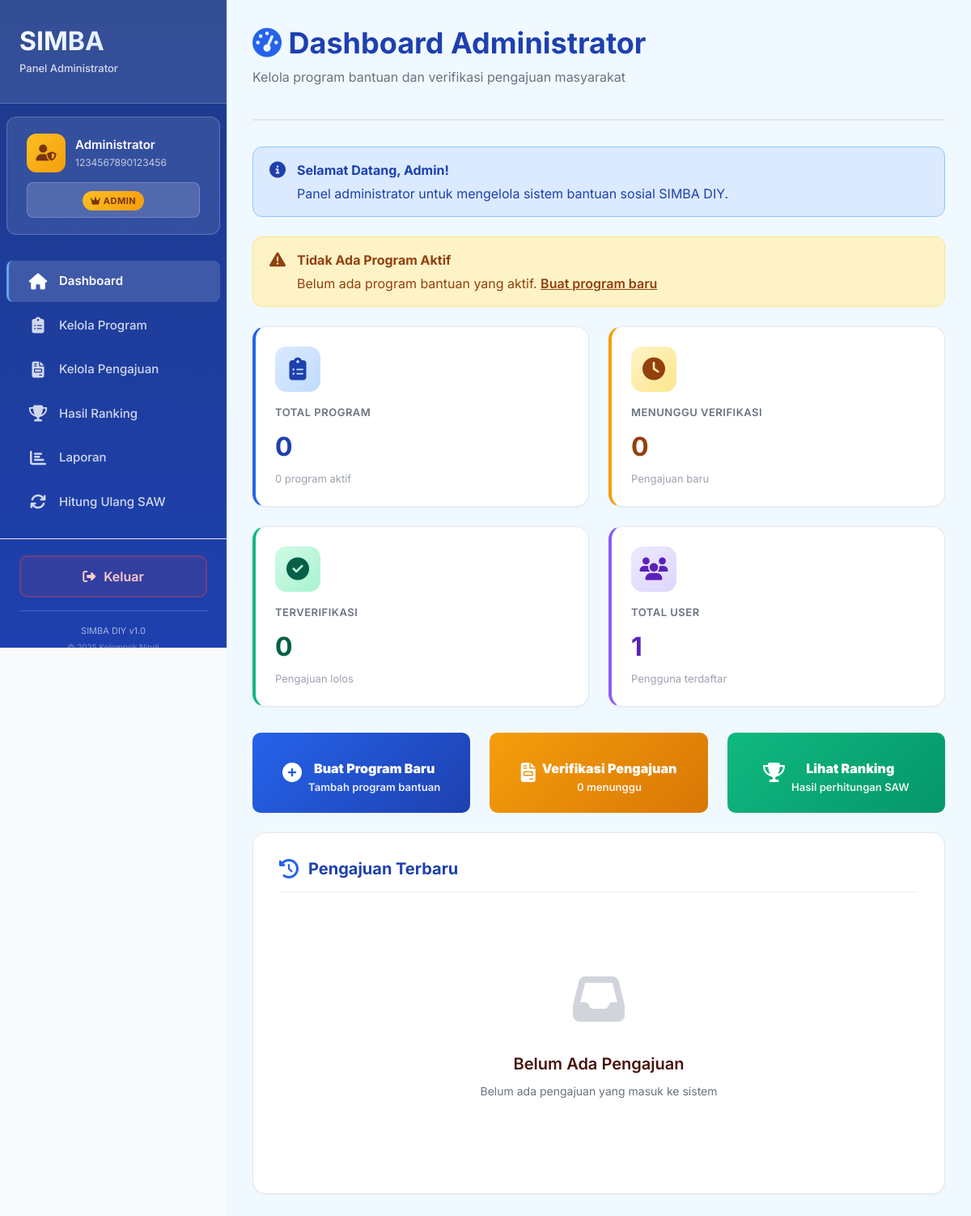
The app's page /admin/index.php (signed in), older data.
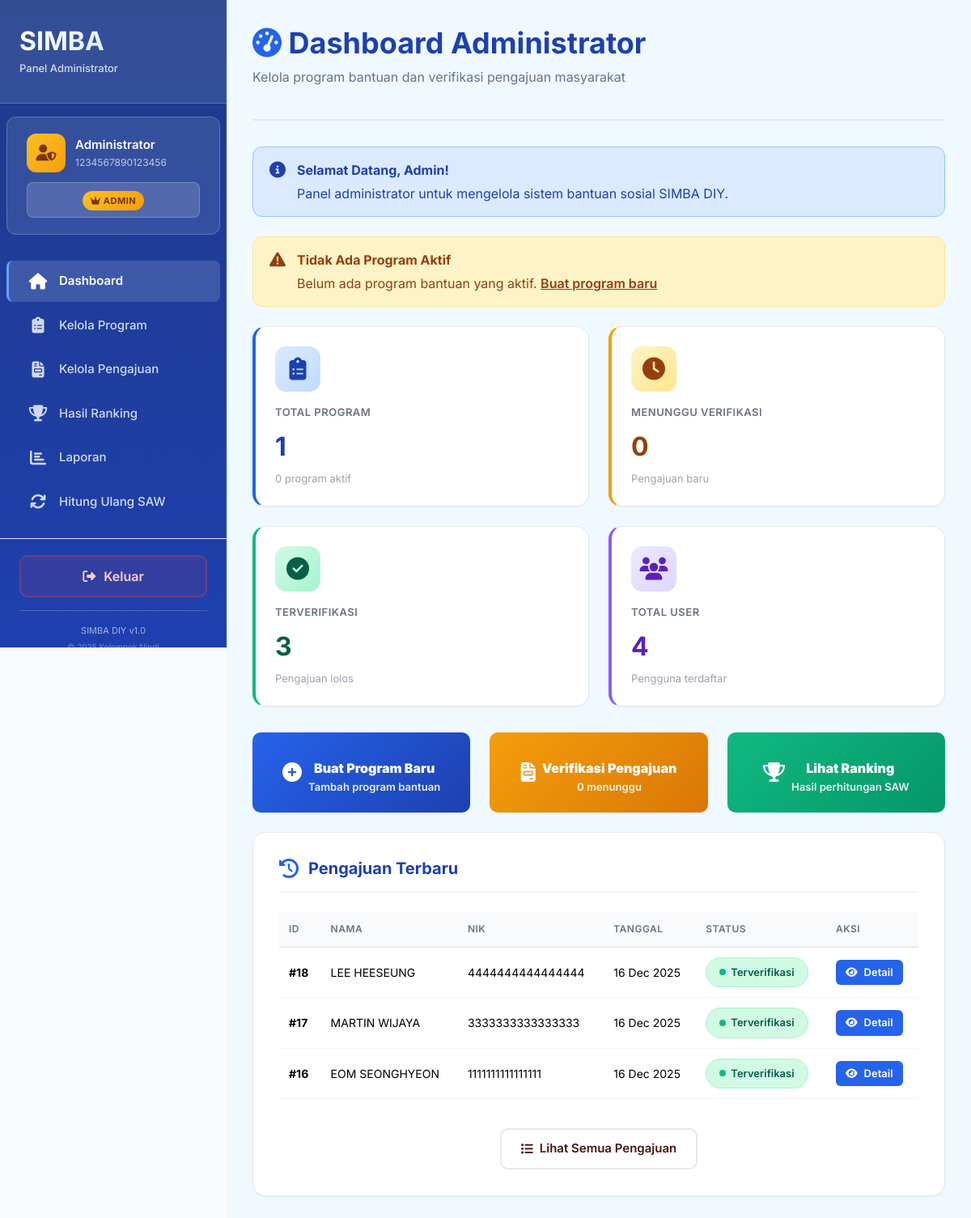
The same page, newer data.
### tables this page shows
CREATE TABLE `user` (
  `id` int(11) NOT NULL,
  `nama` varchar(255) NOT NULL COMMENT 'Nama lengkap pengguna',
  `nik` char(16) NOT NULL COMMENT 'NIK 16 digit',
  `password` varchar(255) NOT NULL COMMENT 'Password terenkripsi',
  `role` enum('admin','user') NOT NULL DEFAULT 'user' COMMENT 'Role pengguna',
  `created_at` timestamp NOT NULL DEFAULT current_timestamp() COMMENT 'Tanggal registrasi'
);

CREATE TABLE `pengajuan` (
  `id` int(11) NOT NULL,
  `id_user` int(11) NOT NULL COMMENT 'Foreign key ke tabel user',
  `id_program` int(11) DEFAULT NULL COMMENT 'Foreign key ke program bantuan',
  `nik` varchar(16) NOT NULL COMMENT 'NIK pemohon',
  `no_kk` varchar(16) NOT NULL COMMENT 'Nomor Kartu Keluarga',
  `nama_lengkap` varchar(255) NOT NULL COMMENT 'Nama lengkap pemohon',
  `alamat` text NOT NULL COMMENT 'Alamat lengkap',
  `no_hp` varchar(15) NOT NULL COMMENT 'Nomor HP yang bisa dihubungi',
  `gaji` decimal(15,2) NOT NULL COMMENT 'Penghasilan per bulan (nilai tengah range)',
  `status_rumah` varchar(50) NOT NULL COMMENT 'Kepemilikan rumah: Sewa, Keluarga, Pribadi',
  `daya_listrik` varchar(50) NOT NULL COMMENT 'Kelistrikan: Menumpang, Pribadi 450 Watt, dst',
  `pengeluaran` decimal(15,2) NOT NULL COMMENT 'Pengeluaran per bulan (nilai tengah range)',
  `jml_keluarga` int(11) NOT NULL COMMENT 'Jumlah anggota keluarga (nilai representatif)',
  `jml_anak_sekolah` int(11) NOT NULL COMMENT 'Jumlah anak usia sekolah (5-18 tahun)',
  `status` enum('Menunggu Verifikasi','Sedang Diverifikasi','Terverifikasi','Ditolak') NOT NULL DEFAULT 'Menunggu Verifikasi' COMMENT 'Status pengajuan',
  `tanggal_dibuat` timestamp NOT NULL DEFAULT current_timestamp() COMMENT 'Waktu pengajuan dibuat'
);

### admin/index.php (the view, shortened to what the rows shown need)
<?php
$connection = getConnection();
$stats = [];
$result = $connection->query("SELECT COUNT(*) as total FROM program_bantuan");
$stats['total_program'] = $result->fetch_assoc()['total'];
$result = $connection->query("SELECT COUNT(*) as total FROM program_bantuan WHERE status = 'Aktif'");
$stats['program_aktif'] = $result->fetch_assoc()['total'];
$result = $connection->query("SELECT COUNT(*) as total FROM pengajuan");
$stats['total_pengajuan'] = $result->fetch_assoc()['total'];
$result = $connection->query("SELECT COUNT(*) as total FROM pengajuan WHERE status = 'Menunggu Verifikasi'");
$stats['menunggu_verifikasi'] = $result->fetch_assoc()['total'];
$result = $connection->query("SELECT COUNT(*) as total FROM pengajuan WHERE status = 'Terverifikasi'");
$stats['terverifikasi'] = $result->fetch_assoc()['total'];
$result = $connection->query("SELECT COUNT(*) as total FROM user WHERE role = 'user'");
$stats['total_user'] = $result->fetch_assoc()['total'];
$recentSubmissions = $connection->query("
    SELECT p.*, u.nama as nama_user
    FROM pengajuan p
    JOIN user u ON p.id_user = u.id
    ORDER BY p.tanggal_dibuat DESC
    LIMIT 5
")->fetch_all(MYSQLI_ASSOC);
?>
<!DOCTYPE html>
<html lang="id">
<head>
    <link rel="stylesheet" href="https://cdnjs.cloudflare.com/ajax/libs/font-awesome/6.5.2/css/all.min.css">
    <link href="https://cdn.jsdelivr.net/npm/bootstrap@5.3.5/dist/css/bootstrap.min.css" rel="stylesheet">
    <link rel="stylesheet" href="../css/style.css">
</head>
<body>
    <div class="dashboard-wrapper">
        <?php include('../templates/admin_sidebar.php'); ?>
        <div class="main-content" style="background-color: #f0f9ff;">
            <div class="page-header">
                <h1 class="page-title" style="color: #1e40af;">
                    <i class="fas fa-tachometer-alt" style="color: #2563eb;"></i> Dashboard Administrator
                </h1>
            </div>
            <div class="dashboard-cards">
                <div class="dashboard-card" style="border-left: 4px solid #2563eb;">
                    <div class="card-icon" style="background: linear-gradient(135deg, #dbeafe 0%, #bfdbfe 100%); color: #1e40af;">
                        <i class="fas fa-clipboard-list"></i>
                    </div>
                    <div class="card-title">Total Program</div>
                    <div class="card-value" style="color: #1e40af;"><?php echo $stats['total_program']; ?></div>
                    <div class="card-description"><?php echo $stats['program_aktif']; ?> program aktif</div>
                </div>
                <div class="dashboard-card" style="border-left: 4px solid #f59e0b;">
                    <div class="card-icon" style="background: linear-gradient(135deg, #fef3c7 0%, #fde68a 100%); color: #92400e;">
                        <i class="fas fa-clock"></i>
                    </div>
                    <div class="card-title">Menunggu Verifikasi</div>
                    <div class="card-value" style="color: #92400e;"><?php echo $stats['menunggu_verifikasi']; ?></div>
                    <div class="card-description">Pengajuan baru</div>
                </div>
                <div class="dashboard-card" style="border-left: 4px solid #10b981;">
                    <div class="card-icon" style="background: linear-gradient(135deg, #d1fae5 0%, #a7f3d0 100%); color: #065f46;">
                        <i class="fas fa-check-circle"></i>
                    </div>
                    <div class="card-title">Terverifikasi</div>
                    <div class="card-value" style="color: #065f46;"><?php echo $stats['terverifikasi']; ?></div>
                    <div class="card-description">Pengajuan lolos</div>
                </div>
                <div class="dashboard-card" style="border-left: 4px solid #8b5cf6;">
                    <div class="card-icon" style="background: linear-gradient(135deg, #ede9fe 0%, #ddd6fe 100%); color: #5b21b6;">
                        <i class="fas fa-users"></i>
                    </div>
                    <div class="card-title">Total User</div>
                    <div class="card-value" style="color: #5b21b6;"><?php echo $stats['total_user']; ?></div>
                    <div class="card-description">Pengguna terdaftar</div>
                </div>
            </div>
            <div class="row g-4 mb-4">
                <div class="col-md-4">
                    <a href="manage_submissions.php" class="btn" style="padding: 20px; background: linear-gradient(135deg, #f59e0b 0%, #d97706 100%); color: white; border: none; width: 100%;">
                        <div style="margin-top: 12px;">
                            <strong style="display: block; font-size: 16px;">Verifikasi Pengajuan</strong>
                            <small style="opacity: 0.9;"><?php echo $stats['menunggu_verifikasi']; ?> menunggu</small>
                        </div>
                    </a>
                </div>
            </div>
            <div class="form-card">
                <h2 class="form-section-title" style="color: #1e40af;">
                    <i class="fas fa-history" style="color: #2563eb;"></i> Pengajuan Terbaru
                </h2>
                <?php if (empty($recentSubmissions)): ?>
                    <div class="empty-state">
                        <div class="empty-state-icon">
                            <i class="fas fa-inbox"></i>
                        </div>
                        <div class="empty-state-title">Belum Ada Pengajuan</div>
                        <div class="empty-state-description">Belum ada pengajuan yang masuk ke sistem</div>
                    </div>
                <?php else: ?>
                    <div class="table-responsive">
                        <table class="table">
                            <thead>
                                <tr>
                                    <th>ID</th>
                                    <th>Nama</th>
                                    <th>NIK</th>
                                    <th>Tanggal</th>
                                    <th>Status</th>
                                    <th>Aksi</th>
                                </tr>
                            </thead>
                            <tbody>
                                <?php foreach ($recentSubmissions as $sub): ?>
                                    <tr>
                                        <td><strong>#<?php echo $sub['id']; ?></strong></td>
                                        <td><?php echo htmlspecialchars($sub['nama_lengkap']); ?></td>
                                        <td><?php echo $sub['nik']; ?></td>
                                        <td><?php echo date('d M Y', strtotime($sub['tanggal_dibuat'])); ?></td>
                                        <td>
                                            <span class="status-badge status-<?php echo strtolower(str_replace(' ', '', $sub['status'])); ?>">
                                                <?php echo $sub['status']; ?>
                                            </span>
                                        </td>
                                        <td>
                                            <a href="manage_submissions.php?id=<?php echo $sub['id']; ?>" class="btn btn-sm" style="background-color: #2563eb; color: white; padding: 6px 12px; border-radius: 6px; font-size: 13px;">
                                                <i class="fas fa-eye"></i> Detail
                                            </a>
                                        </td>
                                    </tr>
                                <?php endforeach; ?>
                            </tbody>
                        </table>
                    </div>
                <?php endif; ?>
            </div>
        </div>
    </div>
</body>
</html>

### templates/admin_sidebar.php (shortened to what the rows shown need)
<?php
$connection = getConnection();
$id_user = $_SESSION['id'];
$userData = $connection->query("SELECT nama, nik FROM user WHERE id = '$id_user'")->fetch_assoc();
?>
<div class="sidebar">
    <div class="sidebar-logo">
        <h2>SIMBA</h2>
    </div>
    <div style="padding: 20px 24px; background: rgba(255, 255, 255, 0.1); margin: 16px 8px; border-radius: 12px; border: 1px solid rgba(255, 255, 255, 0.2);">
        <div style="display: flex; align-items: center; gap: 12px; margin-bottom: 12px;">
            <div style="flex: 1; min-width: 0;">
                <div style="font-size: 15px; font-weight: 600; color: #fff; margin-bottom: 2px; white-space: nowrap; overflow: hidden; text-overflow: ellipsis;">
                    <?php echo htmlspecialchars($userData['nama']); ?>
                </div>
                <div style="font-size: 12px; color: rgba(255, 255, 255, 0.7);">
                    <?php echo htmlspecialchars($userData['nik']); ?>
                </div>
            </div>
        </div>
    </div>
</div>

Row changes from the older to the newer data that the page shows:
added pengajuan: jml_anak_sekolah "0", jml_keluarga "3", id_user "4", id "16", nama_lengkap "EOM SEONGHYEON", nik "1111111111111111", tanggal_dibuat "16 Dec 2025", status "Terverifikasi"
added pengajuan: id "18", nama_lengkap "LEE HEESEUNG", nik "4444444444444444", tanggal_dibuat "16 Dec 2025", status "Terverifikasi"
added pengajuan: id "17", nama_lengkap "MARTIN WIJAYA", nik "3333333333333333", tanggal_dibuat "16 Dec 2025", status "Terverifikasi"
Text that changed along with them:
$stats['total_program']: "0" → "1"
$stats['program_aktif']: "0" → (not shown)
$stats['menunggu_verifikasi']: "0" → (not shown)
$stats['terverifikasi']: "0" → (not shown)
$stats['total_user']: "1" → (not shown)
text no longer shown: "Belum Ada Pengajuan Belum ada pengajuan yang masuk ke sistem"
text now shown: "ID NAMA NIK TANGGAL STATUS AKSI Lihat Semua Pengajuan"
